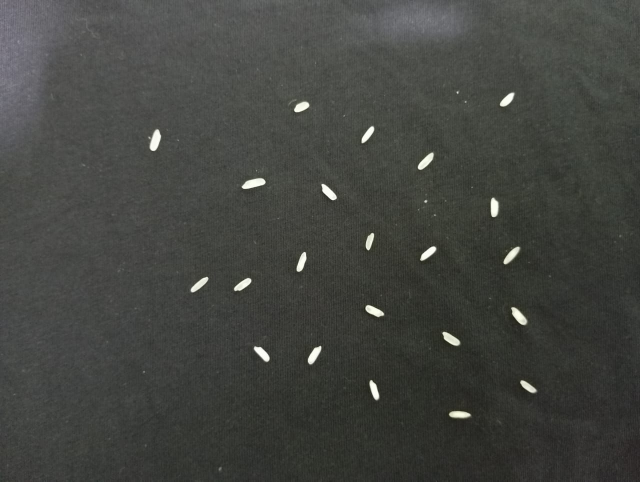
#> input picture Rice image Contours Detect and Number of Counts/1.jpeg, 1280 x 963 px, found by its file name (shown at 1/2 size)
$ python 'Dimension Count with Grains count.py'
#> lines starting #> are read from the running program, lines starting #| are printed output that depends on the picture; after the words box and inside, x2 and y2 are one past the last pixel; in counts of white or black regions, pixels touching at a corner belong together
import cv2
import numpy as np

def count_rice_grains(image_path, pixel_per_mm=10):
    """
    Counts the number of isolated rice grains in an image
    and calculates average area, length, width in mm.
    """
#> called with pixel_per_mm = 10

    try:
        # Load the image
        image = cv2.imread(image_path)
#> image is the input picture: shape (963, 1280, 3); mean B, G, R 64.6, 68.7, 67.1
        if image is None:
            print("Error: Could not load image. Please check the file path.")
            return None

        gray = cv2.cvtColor(image, cv2.COLOR_BGR2GRAY)
        blurred = cv2.GaussianBlur(gray, (5, 5), 0)

        # Thresholding
        thresh = cv2.adaptiveThreshold(blurred, 255, cv2.ADAPTIVE_THRESH_GAUSSIAN_C,
                                       cv2.THRESH_BINARY_INV, 11, 2)
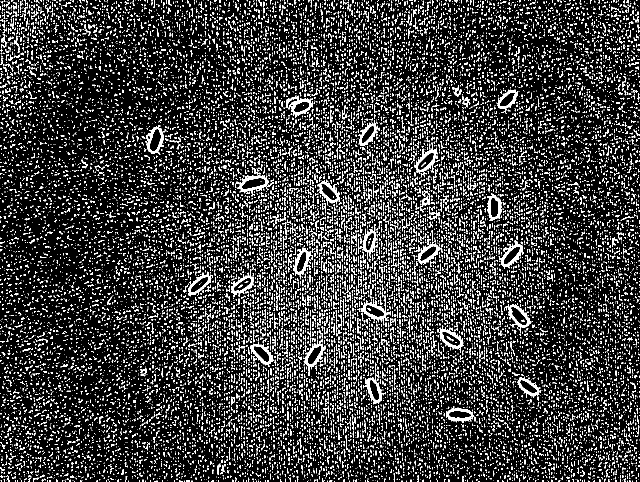
#> thresh: shape (963, 1280) (shown at 1/2 size); 15.6% white in thin lines or dots

        contours, _ = cv2.findContours(thresh, cv2.RETR_EXTERNAL, cv2.CHAIN_APPROX_SIMPLE)
#> contours = 22395 contours, 22222 with area under 20; largest, box (x1, y1, x2, y2) and area: (475, 350, 538, 393) 1411, (290, 252, 328, 310) 1309, (1008, 608, 1063, 666) 1252, (997, 482, 1047, 537) 1218, (831, 284, 875, 348) 1185

        grain_count = 0
        areas = []
        lengths = []
        widths = []

        for contour in contours:
            area = cv2.contourArea(contour)
            if area > 200:   # filter small noise
                grain_count += 1
                areas.append(area)

                # bounding box
                x, y, w, h = cv2.boundingRect(contour)
                lengths.append(h)
                widths.append(w)

                # Draw box
                cv2.rectangle(image, (x,y), (x+w, y+h), (0,255,0), 2)
#> this loop made 22395 passes
#> (area, grain_count, x, y, w, h) on pass 3599: (1115, 1, 892, 812, 59, 34)
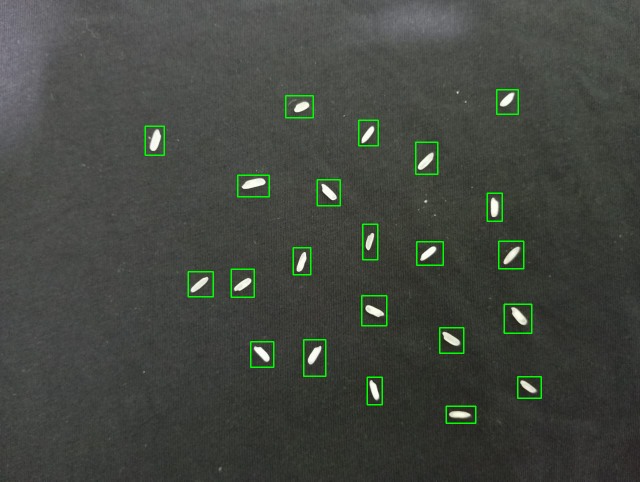
#> image: shape (963, 1280, 3) (shown at 1/2 size); 1.05% of pixels changed, all inside (x1, y1, x2, y2) = (289, 178, 1084, 848)
#> after the loop, areas = [1115, 1002.5, 959.5, 1102.5, 1155, 1163, 1252.5, 1136, 1024, 1058.5, 1041.5, 1040.5, 1218.5, 881.5, 1086, 1094.5, 1411, 1185, 1309, 947, 1136.5, 985.5]; grain_count = 22; lengths = [34, 55, 43, 51, 73, 51, 58, 60, 50, 56, 54, 47, 55, 71, 56, 52, 43, 64, 58, 51, 44, 49]; widths = [59, 30, 47, 46, 44, 48, 55, 50, 50, 46, 35, 53, 50, 30, 30, 46, 63, 44, 38, 39, 55, 43]

        if grain_count > 0:
            avg_area_px = np.mean(areas)
#> avg_area_px = 1104.8
            avg_length_px = np.mean(lengths)
#> avg_length_px = 53.41
            avg_width_px = np.mean(widths)
#> avg_width_px = 45.5

            # Convert to mm
            avg_area_mm2 = (avg_area_px / (pixel_per_mm**2))
#> avg_area_mm2 = 11.05
            avg_length_mm = avg_length_px / pixel_per_mm
#> avg_length_mm = 5.34
            avg_width_mm = avg_width_px / pixel_per_mm
#> avg_width_mm = 4.55

            print(f"Total rice grains: {grain_count}")
#| Total rice grains: 22
            print(f"Average Area: {avg_area_px:.2f} px²  (~ {avg_area_mm2:.2f} mm²)")
#| Average Area: 1104.77 px²  (~ 11.05 mm²)
            print(f"Average Length: {avg_length_px:.2f} px  (~ {avg_length_mm:.2f} mm)")
#| Average Length: 53.41 px  (~ 5.34 mm)
            print(f"Average Width: {avg_width_px:.2f} px  (~ {avg_width_mm:.2f} mm)")
#| Average Width: 45.50 px  (~ 4.55 mm)

            # Show result on image
            cv2.putText(image, f"Grains: {grain_count}", (30,30),
                        cv2.FONT_HERSHEY_SIMPLEX, 1, (255,0,0), 2)
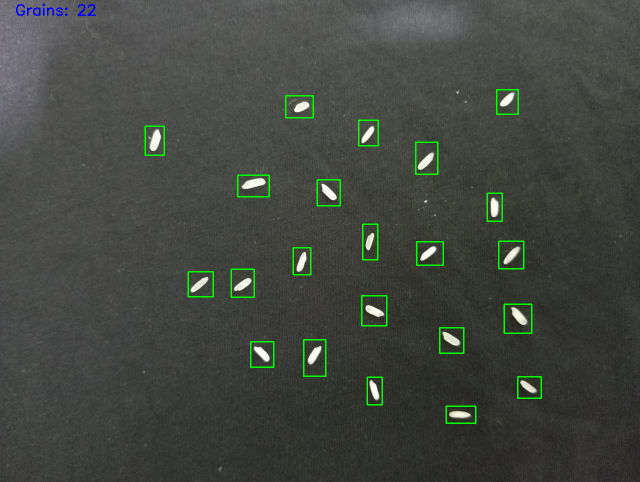
#> image: shape (963, 1280, 3) (shown at 1/2 size); 0.09% of pixels changed, all inside (x1, y1, x2, y2) = (32, 7, 192, 32)

        else:
            print("No rice grains detected!")

        # Show image
        resized = cv2.resize(image, (800, 600))
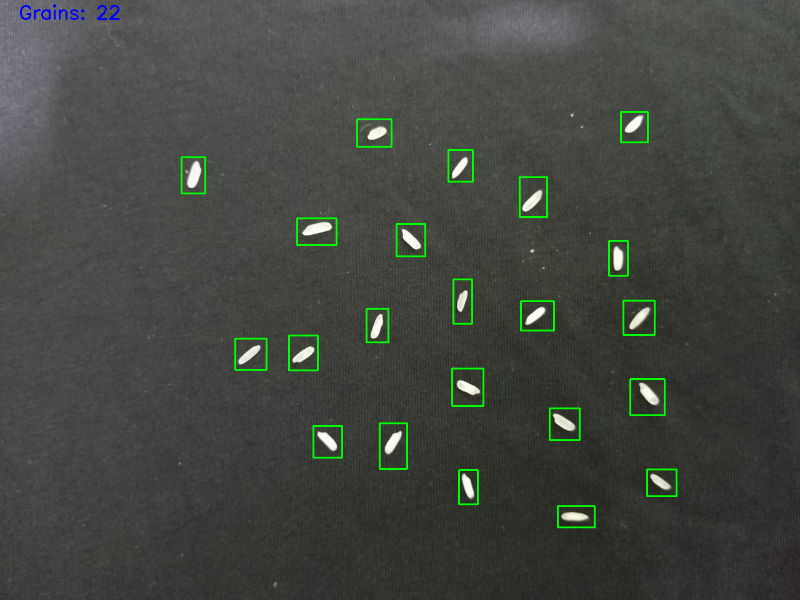
#> resized: shape (600, 800, 3); mean B, G, R 64, 70.5, 66.3
        cv2.imshow("Detected Rice Grains", resized)
        cv2.waitKey(0)
        cv2.destroyAllWindows()

        return grain_count

    except Exception as e:
        print(f"An error occurred: {e}")
        return None


# ---- Run ----
if __name__ == "__main__":
    image_file = r'C:\Users\DCL\Desktop\Rice image process\1.jpeg'
    count_rice_grains(image_file, pixel_per_mm=10)

$ run again, with Rice image Contours Detect and Number of Counts/2.jpeg copied over Rice image Contours Detect and Number of Counts/1.jpeg
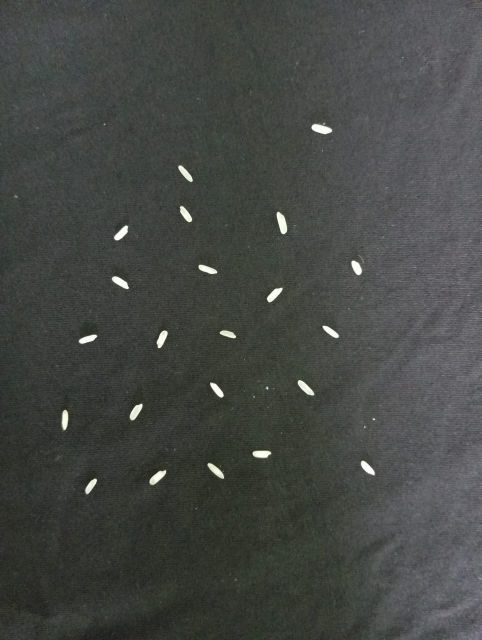
#> input picture Rice image Contours Detect and Number of Counts/2.jpeg, 963 x 1280 px, found by its file name (shown at 1/2 size)
#> in count_rice_grains, image is the input picture: shape (1280, 963, 3); mean B, G, R 68.7, 71.8, 69.2
#> in count_rice_grains, `thresh = cv2.adaptiveThreshold(blurred, 255, cv2.ADAPTIVE_THRESH_GAUSS..`:
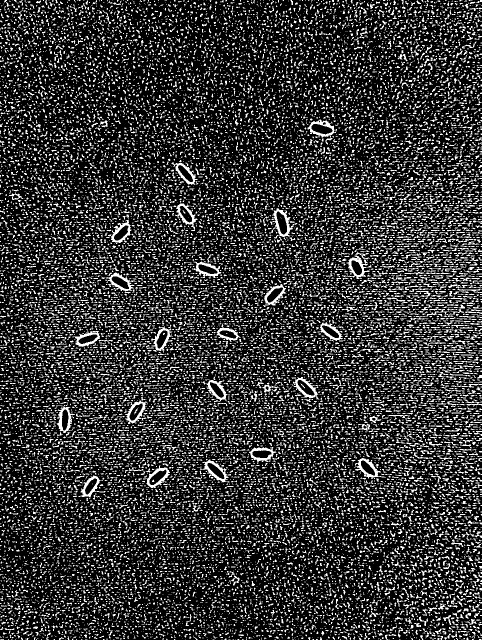
#> thresh: shape (1280, 963) (shown at 1/2 size); 20.6% white in thin lines or dots
#> contours = 21770 contours, 20966 with area under 20; largest, box (x1, y1, x2, y2) and area: (540, 416, 595, 481) 1316, (615, 239, 673, 275) 1212, (286, 930, 340, 976) 1121, (400, 919, 459, 965) 1090, (586, 754, 639, 799) 1080
#> the loop in count_rice_grains, `for contour in contours:` made 21770 passes
#> (contour, area) on passes 1 to 3: ([[923, 1279], [924, 1279]], 0), ([[798, 1279], [800, 1279]], 0), ([[653, 1279], [654, 1279]], 0)
#> after the loop in count_rice_grains, `for contour in contours:`: areas = [921.5, 1121, 1089.5, 1044, 997.5, 1029.5, 1061, 964, 1080, 959, 761, 1024, 879.5, 1043, 1043, 980.5, 1054, 1021.5, 1315.5, 991.5, 960, 1211.5]; grain_count = 22; lengths = [43, 46, 46, 42, 34, 56, 48, 45, 45, 34, 29, 52, 42, 46, 42, 34, 47, 46, 65, 55, 46, 36]; widths = [54, 54, 59, 64, 55, 37, 45, 58, 53, 55, 48, 43, 51, 47, 61, 59, 59, 41, 55, 45, 52, 58]
#> avg_area_px = 1025.1
#> avg_length_px = 44.5
#> avg_width_px = 52.41
#> avg_area_mm2 = 10.25
#> avg_length_mm = 4.45
#> avg_width_mm = 5.24
#| Total rice grains: 22
#| Average Area: 1025.09 px²  (~ 10.25 mm²)
#| Average Length: 44.50 px  (~ 4.45 mm)
#| Average Width: 52.41 px  (~ 5.24 mm)
#> in count_rice_grains, `resized = cv2.resize(image, (800, 600))`:
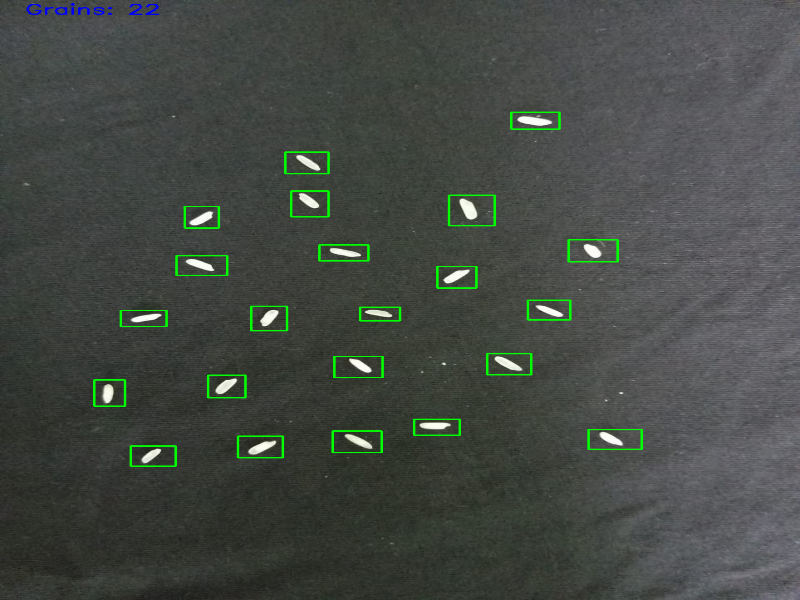
#> resized: shape (600, 800, 3); mean B, G, R 68.2, 73.6, 68.3

$ run again, with Rice image Contours Detect and Number of Counts/WhatsApp Image 2025-08-19 at 7.28.14 AM.jpeg copied over Rice image Contours Detect and Number of Counts/1.jpeg
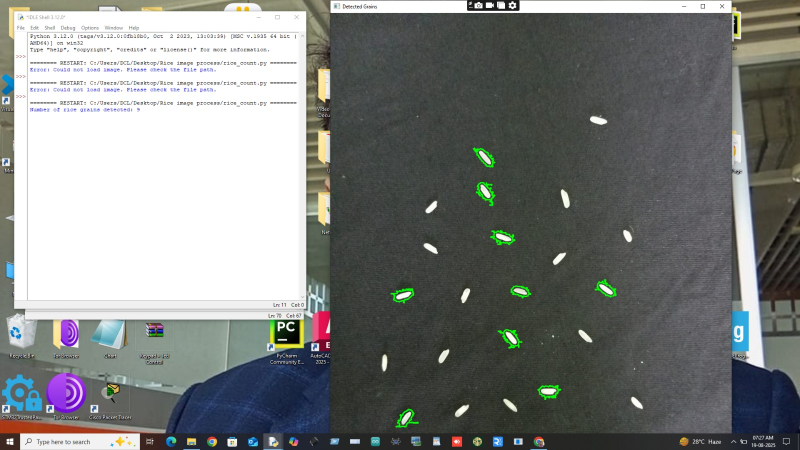
#> input picture Rice image Contours Detect and Number of Counts/WhatsApp Image 2025-08-19 at 7.28.14 AM.jpeg, 1600 x 900 px, found by its file name (shown at 1/2 size)
#> in count_rice_grains, image is the input picture: shape (900, 1600, 3); mean B, G, R 126.6, 128.4, 125.8
#> in count_rice_grains, `thresh = cv2.adaptiveThreshold(blurred, 255, cv2.ADAPTIVE_THRESH_GAUSS..`:
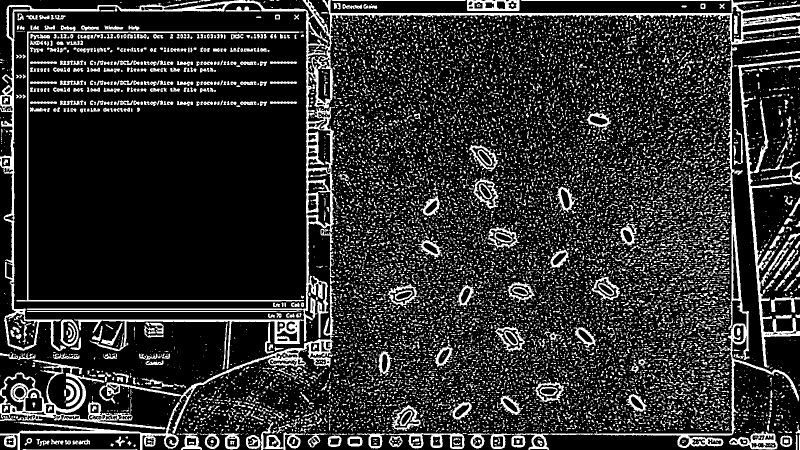
#> thresh: shape (900, 1600) (shown at 1/2 size); 18.2% white; 13455 white regions (11525 under 20 px)
#> contours = 13314 contours, 12698 with area under 20; largest, box (x1, y1, x2, y2) and area: (0, 0, 1600, 900) 56964, (0, 719, 331, 859) 14956, (199, 570, 670, 867) 6507, (1475, 117, 1600, 735) 6408, (0, 804, 360, 900) 3863
#> the loop in count_rice_grains, `for contour in contours:` made 13314 passes
#> (area, x, y, w, h) on passes 13, 14, 15, 16, 17, 18, 27, 32: (423.5, 777, 872, 28, 23), (501, 695, 872, 30, 21), (422, 1560, 871, 25, 23), (547, 1023, 871, 28, 24), (491, 655, 871, 28, 23), (620.5, 492, 870, 29, 28), (403.5, 611, 867, 46, 28), (664, 399, 867, 40, 31)
#> after the loop in count_rice_grains, `for contour in contours:`: areas = 54 values, max 56964 at index 53, min 211.5 at index 25, mean 2552.4; grain_count = 54; lengths = 54 values, max 900 at index 53, min 2 at index 50, mean 81.15; widths = 54 values, max 1600 at index 53, min 19 at index 25, mean 123.2
#> avg_area_px = 2552.4
#> avg_length_px = 81.15
#> avg_width_px = 123.2
#> avg_area_mm2 = 25.52
#> avg_length_mm = 8.11
#> avg_width_mm = 12.32
#| Total rice grains: 54
#| Average Area: 2552.37 px²  (~ 25.52 mm²)
#| Average Length: 81.15 px  (~ 8.11 mm)
#| Average Width: 123.17 px  (~ 12.32 mm)
#> in count_rice_grains, `resized = cv2.resize(image, (800, 600))`:
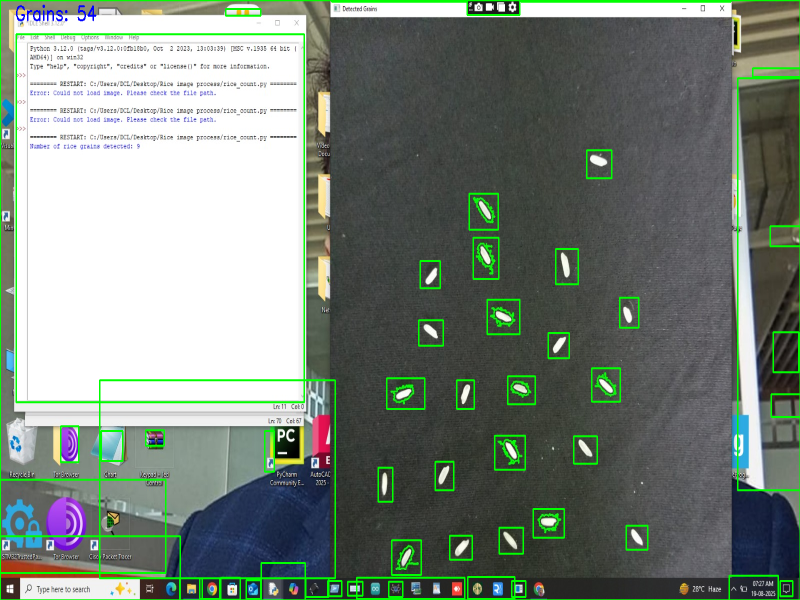
#> resized: shape (600, 800, 3); mean B, G, R 122.6, 132.9, 121.5

$ run again, with Rice image Contours Detect and Number of Counts/WhatsApp Image 2025-08-19 at 7.34.26 AM.jpeg copied over Rice image Contours Detect and Number of Counts/1.jpeg
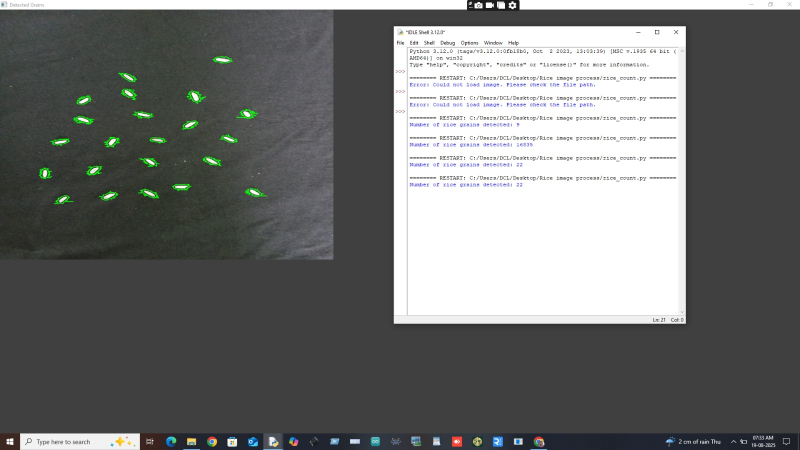
#> input picture Rice image Contours Detect and Number of Counts/WhatsApp Image 2025-08-19 at 7.34.26 AM.jpeg, 1600 x 900 px, found by its file name (shown at 1/2 size)
#> in count_rice_grains, image is the input picture: shape (900, 1600, 3); mean B, G, R 113.9, 114.8, 113.4
#> in count_rice_grains, `thresh = cv2.adaptiveThreshold(blurred, 255, cv2.ADAPTIVE_THRESH_GAUSS..`:
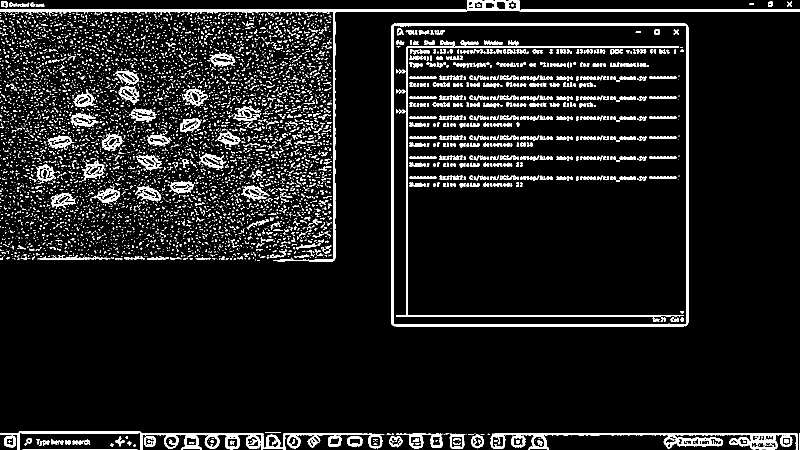
#> thresh: shape (900, 1600) (shown at 1/2 size); 8.9% white; 6217 white regions (5390 under 20 px)
#> contours = 5674 contours, 5539 with area under 20; largest, box (x1, y1, x2, y2) and area: (782, 47, 1377, 653) 359297, (0, 0, 1600, 523) 9938, (0, 862, 769, 900) 8476, (981, 867, 1595, 900) 7340, (792, 867, 885, 897) 1312
#> the loop in count_rice_grains, `for contour in contours:` made 5674 passes
#> (area, x, y, w, h) on passes 12, 15, 16, 17, 18, 19, 26, 29: (497, 695, 873, 30, 20), (415, 778, 872, 27, 22), (393, 288, 872, 24, 22), (427, 1560, 871, 25, 23), (449, 8, 871, 24, 24), (498.5, 942, 869, 26, 28), (7340.5, 981, 867, 614, 33), (765.5, 899, 867, 31, 31)
#> after the loop in count_rice_grains, `for contour in contours:`: areas = 35 values, max 359297 at index 33, min 371 at index 10, mean 11642.5; grain_count = 35; lengths = 35 values, max 606 at index 33, min 9 at index 10, mean 60.26; widths = 35 values, max 1600 at index 34, min 24 at index 2, mean 145.7
#> avg_area_px = 11642.5
#> avg_length_px = 60.26
#> avg_width_px = 145.7
#> avg_area_mm2 = 116.4
#> avg_length_mm = 6.03
#> avg_width_mm = 14.57
#| Total rice grains: 35
#| Average Area: 11642.51 px²  (~ 116.43 mm²)
#| Average Length: 60.26 px  (~ 6.03 mm)
#| Average Width: 145.66 px  (~ 14.57 mm)
#> in count_rice_grains, `resized = cv2.resize(image, (800, 600))`:
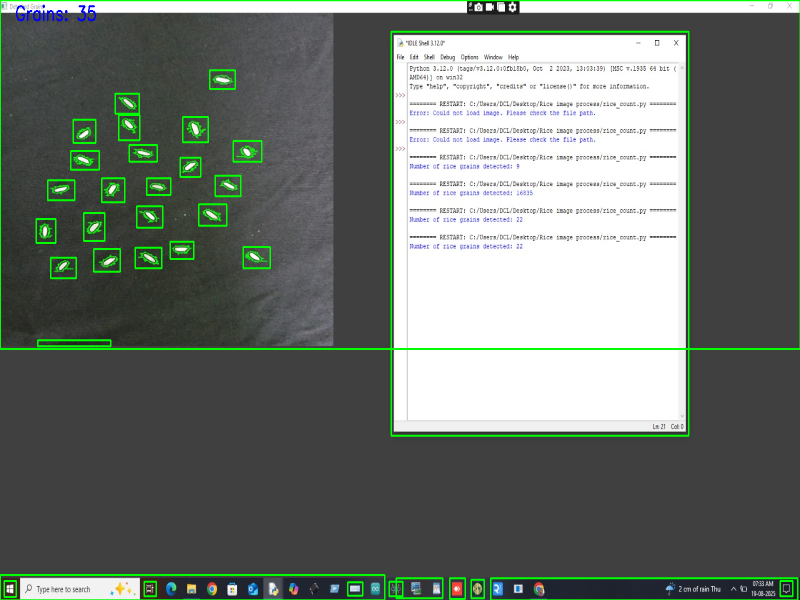
#> resized: shape (600, 800, 3); mean B, G, R 111.8, 119.1, 111.1
